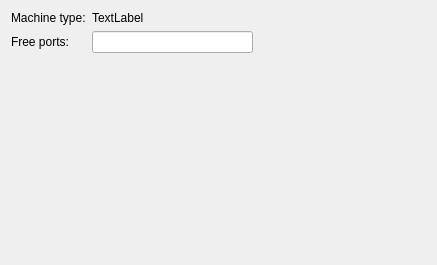
<?xml version="1.0" encoding="UTF-8"?>
<ui version="4.0">
 <class>ProjectExplorer::DesktopDeviceConfigurationWidget</class>
 <widget class="QWidget" name="ProjectExplorer::DesktopDeviceConfigurationWidget">
  <property name="geometry">
   <rect>
    <x>0</x>
    <y>0</y>
    <width>437</width>
    <height>265</height>
   </rect>
  </property>
  <property name="windowTitle">
   <string>Form</string>
  </property>
  <layout class="QFormLayout" name="formLayout">
   <item row="0" column="0">
    <widget class="QLabel" name="machineTypeLabel">
     <property name="text">
      <string>Machine type:</string>
     </property>
    </widget>
   </item>
   <item row="0" column="1">
    <widget class="QLabel" name="machineTypeValueLabel">
     <property name="text">
      <string>TextLabel</string>
     </property>
    </widget>
   </item>
   <item row="1" column="0">
    <widget class="QLabel" name="freePortsLabel">
     <property name="text">
      <string>Free ports:</string>
     </property>
    </widget>
   </item>
   <item row="1" column="1">
    <layout class="QHBoxLayout" name="horizontalLayout">
     <item>
      <widget class="QLineEdit" name="freePortsLineEdit"/>
     </item>
     <item>
      <widget class="QLabel" name="portsWarningLabel">
       <property name="text">
        <string/>
       </property>
      </widget>
     </item>
     <item>
      <spacer name="horizontalSpacer">
       <property name="orientation">
        <enum>Qt::Horizontal</enum>
       </property>
       <property name="sizeHint" stdset="0">
        <size>
         <width>40</width>
         <height>20</height>
        </size>
       </property>
      </spacer>
     </item>
    </layout>
   </item>
  </layout>
 </widget>
 <resources/>
 <connections/>
</ui>
